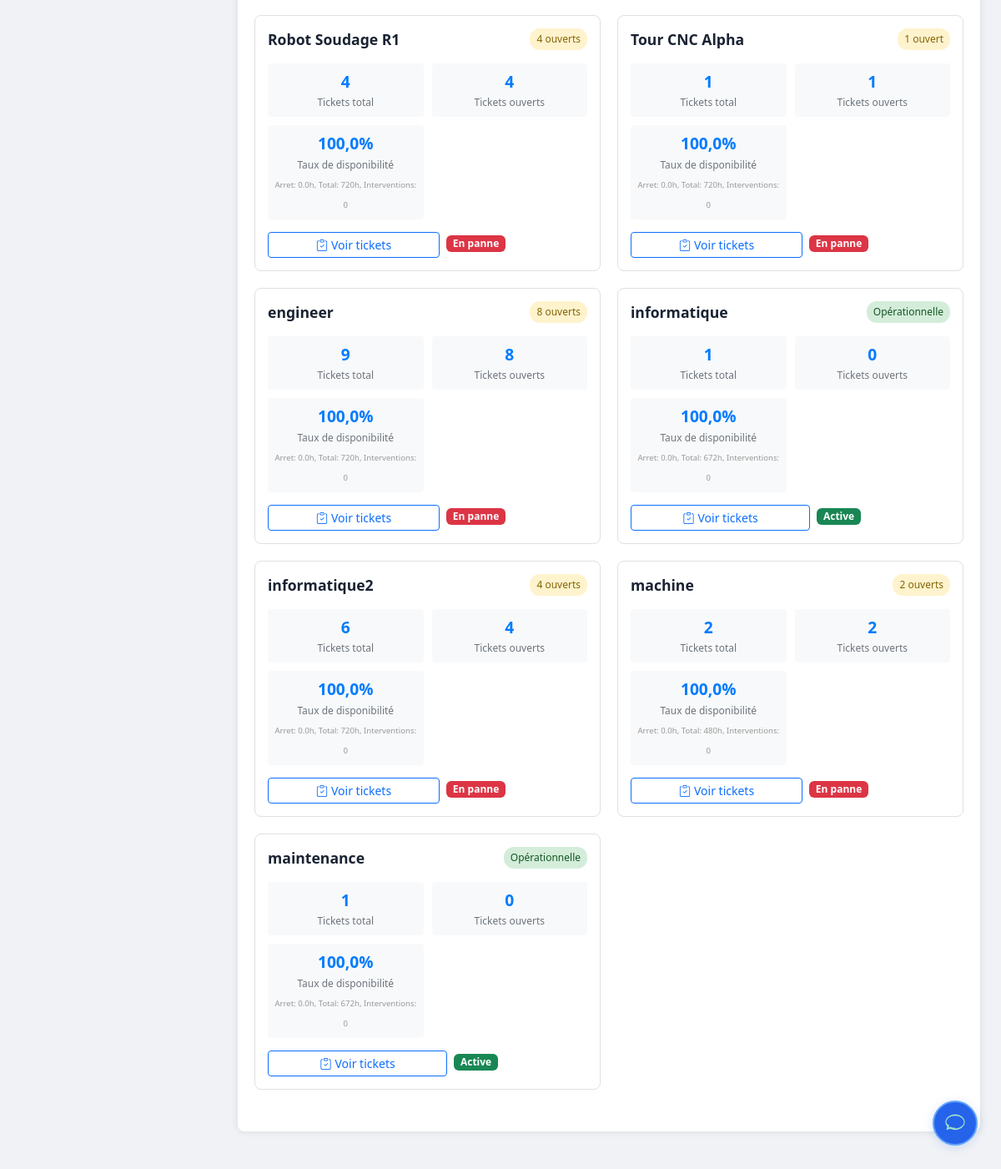
The page /interventions/viee/ (signed in, lower part) on the database as committed earlier.
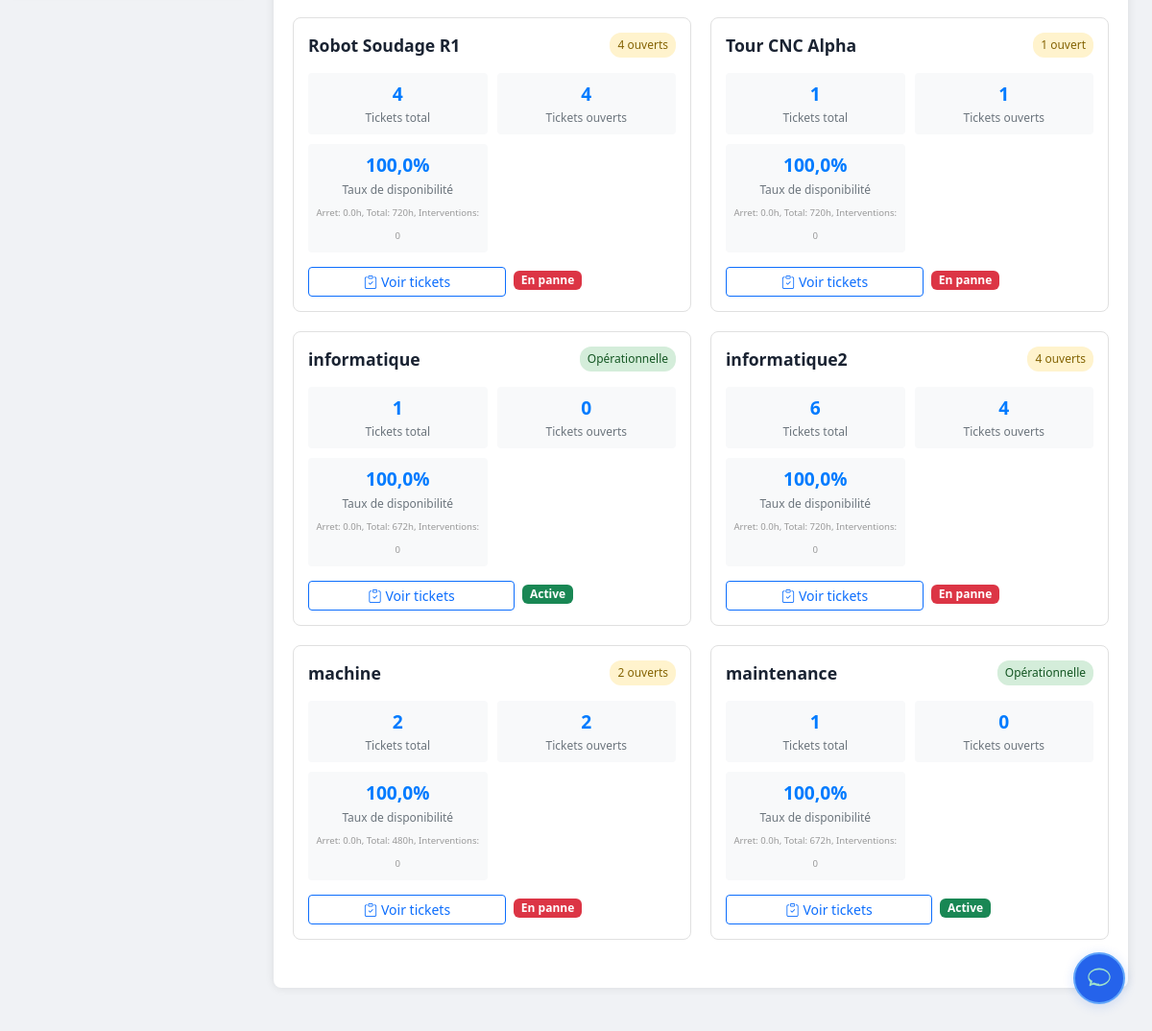
The same page on the database as committed later.
### tickets/models.py (models this page shows, shortened)
class Machine(models.Model):
    nom = models.CharField(max_length=200, verbose_name="Nom de la machine")
    reference = models.CharField(max_length=100, unique=True, verbose_name="Référence")
    localisation = models.CharField(max_length=200, verbose_name="Localisation / Zone")
    description = models.TextField(blank=True, verbose_name="Description")
    actif = models.BooleanField(default=True, verbose_name="Active")
    date_installation = models.DateField(null=True, blank=True, verbose_name="Date d'installation")
    department = models.ForeignKey('Department', on_delete=models.SET_NULL, null=True, blank=True, verbose_name="Département associé")
    operator = models.ForeignKey('OperatorProfile', on_delete=models.SET_NULL, null=True, blank=True, verbose_name="Opérateur assigné")
    manuel_pdf = models.FileField(upload_to='machines/manuals/', blank=True, null=True, verbose_name="Manuel d'utilisation (PDF)")
    manuel_texte = models.TextField(blank=True, null=True, verbose_name="Manuel d'utilisation (texte)")
    class Meta:
        verbose_name = "Machine"
        verbose_name_plural = "Machines"
        ordering = ['nom']

### tickets/views.py (the view, shortened to what this page needs)
# urls.py: path('interventions/viee/', views.viee_dashboard, name='viee_dashboard'),
@login_required
@login_required
def viee_dashboard(request):
    from django.db.models import Count, Q
    user = request.user
    profile = getattr(user, 'operatorprofile', None)
    if is_admin_or_supervisor(user):
        if profile and profile.role == 'superviseur' and profile.department:
            machine_base_qs = Machine.objects.filter(department=profile.department)
        else:
            machine_base_qs = Machine.objects.all()
    else:
        if not profile:
            messages.error(request, "Aucun profil opérateur trouvé.")
            return redirect('dashboard')
        machine_base_qs = profile.machines.all()
    machines_qs = machine_base_qs.annotate(
        nb_demandes=Count('ticketsupport'),
        nb_demandes_ouvertes=Count('ticketsupport', filter=Q(ticketsupport__statut__in=['en_attente', 'validee', 'en_cours'])),
        nb_demandes_critiques=Count('ticketsupport', filter=Q(ticketsupport__nature_probleme='critique', ticketsupport__statut__in=['en_attente', 'validee', 'en_cours'])),
    ).order_by('nom')
    paginator = Paginator(machines_qs, 25)  # 25 machines par page
    page = request.GET.get('page')
    try:
        machines = paginator.page(page)
    except PageNotAnInteger:
        machines = paginator.page(1)
    except EmptyPage:
        machines = paginator.page(paginator.num_pages)
    for machine in machines:
        total_arret_heures = 0
        interventions = InterventionTechnique.objects.filter(
            numero_ticket__machine=machine,
            date_fin_intervention__isnull=False
        )
        nb_interventions_terminees = interventions.count()
        if machine.date_installation:
            temps_total = (timezone.now().date() - machine.date_installation).days * 24
        else:
            temps_total = 30 * 24
        if temps_total > 0:
            temps_disponible = max(0, temps_total - total_arret_heures)
            machine.taux_disponibilite = (temps_disponible / temps_total) * 100
        else:
            machine.taux_disponibilite = 100.0
        machine.taux_disponibilite = round(machine.taux_disponibilite, 2)
        machine.debug_info = f"Arret: {total_arret_heures:.1f}h, Total: {temps_total}h, Interventions: {nb_interventions_terminees}"
    demandes_recentes = TicketSupport.objects.select_related('machine').order_by('-date_creation')[:10]
    interventions_recentes = InterventionTechnique.objects.select_related('numero_demande', 'numero_demande__machine').order_by('-date_creation')[:10]
    context = {
        'machines': machines,
        'demandes_recentes': demandes_recentes,
        'interventions_recentes': interventions_recentes,
        'paginator': paginator,
    }
    return render(request, 'tickets/viee_dashboard.html', context)

### tickets/templatetags/permissions.py (called while the page is built)
@register.filter
def is_admin_or_supervisor(user):
    if user.is_superuser or user.is_staff:
        return True
    profile = getattr(user, 'operatorprofile', None)
    return profile and profile.role == 'superviseur'

### tickets/views.py (called while the page is built)
def is_admin_or_supervisor(user):
    if user.is_superuser or user.is_staff:
        return True
    profile = getattr(user, 'operatorprofile', None)
    return profile and profile.role == 'superviseur'

### tickets/templates/tickets/viee_dashboard.html (shortened to what this page needs)
{% extends 'tickets/base.html' %}
{% load permissions %}
{% block content %}
<div class="viee-container">
    <div class="machine-grid">
        {% for machine in machines %}
        <div class="machine-card" data-machine-id="{{ machine.pk }}">
            <div class="machine-header">
                <div class="machine-name">{{ machine.nom }}</div>
                {% if machine.nb_demandes_critiques > 0 %}
                <div class="machine-status status-danger">{{ machine.nb_demandes_critiques }} critique{{ machine.nb_demandes_critiques|pluralize }}</div>
                {% elif machine.nb_demandes_ouvertes > 0 %}
                <div class="machine-status status-warning">{{ machine.nb_demandes_ouvertes }} ouvert{{ machine.nb_demandes_ouvertes|pluralize }}</div>
                {% else %}
                <div class="machine-status status-good">Opérationnelle</div>
                {% endif %}
            </div>
            <div class="machine-stats">
                <div class="stat-item">
                    <div class="stat-number" data-field="nb_demandes">{{ machine.nb_demandes }}</div>
                    <div class="stat-label">Tickets total</div>
                </div>
                <div class="stat-item">
                    <div class="stat-number" data-field="nb_demandes_ouvertes">{{ machine.nb_demandes_ouvertes }}</div>
                    <div class="stat-label">Tickets ouverts</div>
                </div>
                <div class="stat-item">
                    <div class="stat-number" data-field="taux_disponibilite">{{ machine.taux_disponibilite }}%</div>
                    <div class="stat-label">Taux de disponibilité</div>
                    <small style="font-size: 0.6rem; color: #999;">{{ machine.debug_info }}</small>
                </div>
            </div>
            <div class="d-flex gap-2">
                <button type="button" class="btn btn-sm btn-outline-primary flex-grow-1" data-bs-toggle="modal" data-bs-target="#ticketsModal" data-machine-id="{{ machine.pk }}">
                    <i class="bi bi-clipboard-check me-1"></i>Voir tickets
                </button>
                <div class="d-flex flex-column flex-grow-1">
                    <span class="mb-1 machine-status-label">
                        {% if machine.actif %}
                            {% if machine.nb_demandes_ouvertes > 0 %}
                                <span class="badge bg-danger">En panne</span>
                            {% else %}
                                <span class="badge bg-success">Active</span>
                            {% endif %}
                        {% else %}
                            <span class="badge bg-secondary">Inactive</span>
                        {% endif %}
                    </span>
                </div>
            </div>
        </div>
            {% empty %}
        <div class="col-12 text-center py-5 text-muted">
            <i class="bi bi-cpu" style="font-size:4rem;display:block;margin-bottom:15px;"></i>
            Aucune machine active trouvée.
        </div>
        {% endfor %}
    </div>
{% endblock %}

Rows that differ between the two databases and show on the page:
removed Machine: nom "engineer", nb_demandes_ouvertes "8", nb_demandes "9", taux_disponibilite "100,0", debug_info "Arret: 0.0h, Total: 720h, Interventions: 0", actif "En panne"
